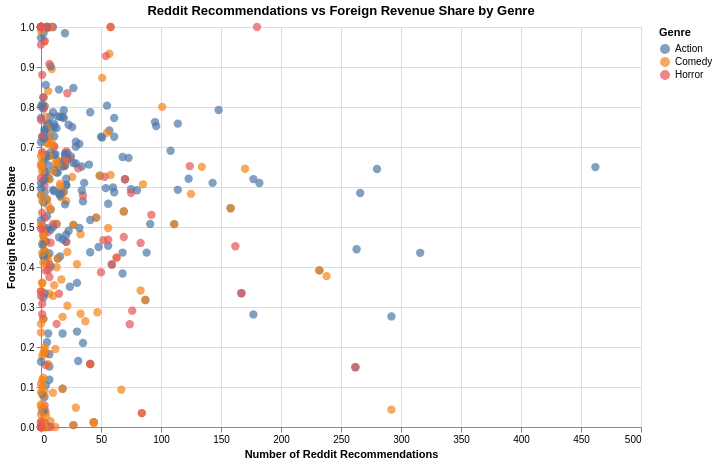

Write notebook code for a chart like this one.
### Code cell
# RQ1
pipeline1 = [
    {
        "$match": {
            "genre": {"$in": ["Horror", "Action", "Comedy"]},
            "box_office.domestic_gross": {"$ne": None},
            "box_office.foreign_gross": {"$ne": None},
        }
    },
    {
        "$project": {
            "_id": 0,
            "imdb_title_id": 1,
            "title": 1,
            "year": 1,
            "genre": 1,
            "num_recommendations": "$num_reddit_mentions",
            "domestic_gross": "$box_office.domestic_gross",
            "foreign_gross": "$box_office.foreign_gross",
            "total_revenue": {
                "$add": [
                    "$box_office.domestic_gross",
                    "$box_office.foreign_gross"
                ]
            },
            "foreign_share": {
                "$cond": [
                    {
                        "$eq": [
                            {
                                "$add": [
                                    "$box_office.domestic_gross",
                                    "$box_office.foreign_gross"
                                ]
                            },
                            0
                        ]
                    },
                    None,
                    {
                        "$divide": [
                            "$box_office.foreign_gross",
                            {
                                "$add": [
                                    "$box_office.domestic_gross",
                                    "$box_office.foreign_gross"
                                ]
                            }
                        ]
                    }
                ]
            }
        }
    },
    {
        "$sort": {"num_recommendations": -1}
    }
]

results = list(movies_collection.aggregate(pipeline1))
df1 = pd.DataFrame(results)

print(df1.head(10))

# VIZ 
df_plot = df1.copy()

# explode genre list into one genre per row
df_plot = df_plot.explode("genre")
df_plot = df_plot[df_plot["genre"].isin(["Horror", "Action", "Comedy"])]

scatter1 = alt.Chart(df_plot).mark_circle(size=70).encode(
    x=alt.X("num_recommendations:Q", title="Number of Reddit Recommendations"),
    y=alt.Y("foreign_share:Q", title="Foreign Revenue Share", scale=alt.Scale(domain=[0, 1])),
    color=alt.Color("genre:N", title="Genre")
).properties(
    title="Reddit Recommendations vs Foreign Revenue Share by Genre",
    width=600,
    height=400
)

scatter1

### Figure 1 — Vega-Lite specification as saved in the notebook (floating-point values rounded to 4 significant figures; data arrays with more than 128 entries replaced by an {"elided": "..."} marker saying what was removed)
{"config": {"view": {"continuousWidth": 300, "continuousHeight": 300}}, "data": {"name": "data-115138f3d7fa3b1df88e0df14cb97453"}, "mark": {"type": "circle", "size": 70}, "encoding": {"color": {"field": "genre", "title": "Genre", "type": "nominal"}, "x": {"field": "num_recommendations", "title": "Number of Reddit Recommendations", "type": "quantitative"}, "y": {"field": "foreign_share", "scale": {"domain": [0, 1]}, "title": "Foreign Revenue Share", "type": "quantitative"}}, "height": 400, "title": "Reddit Recommendations vs Foreign Revenue Share by Genre", "width": 600, "$schema": "https://vega.github.io/schema/vega-lite/v5.16.3.json", "datasets": {"data-115138f3d7fa3b1df88e0df14cb97453": {"elided": "473 records"}}}
